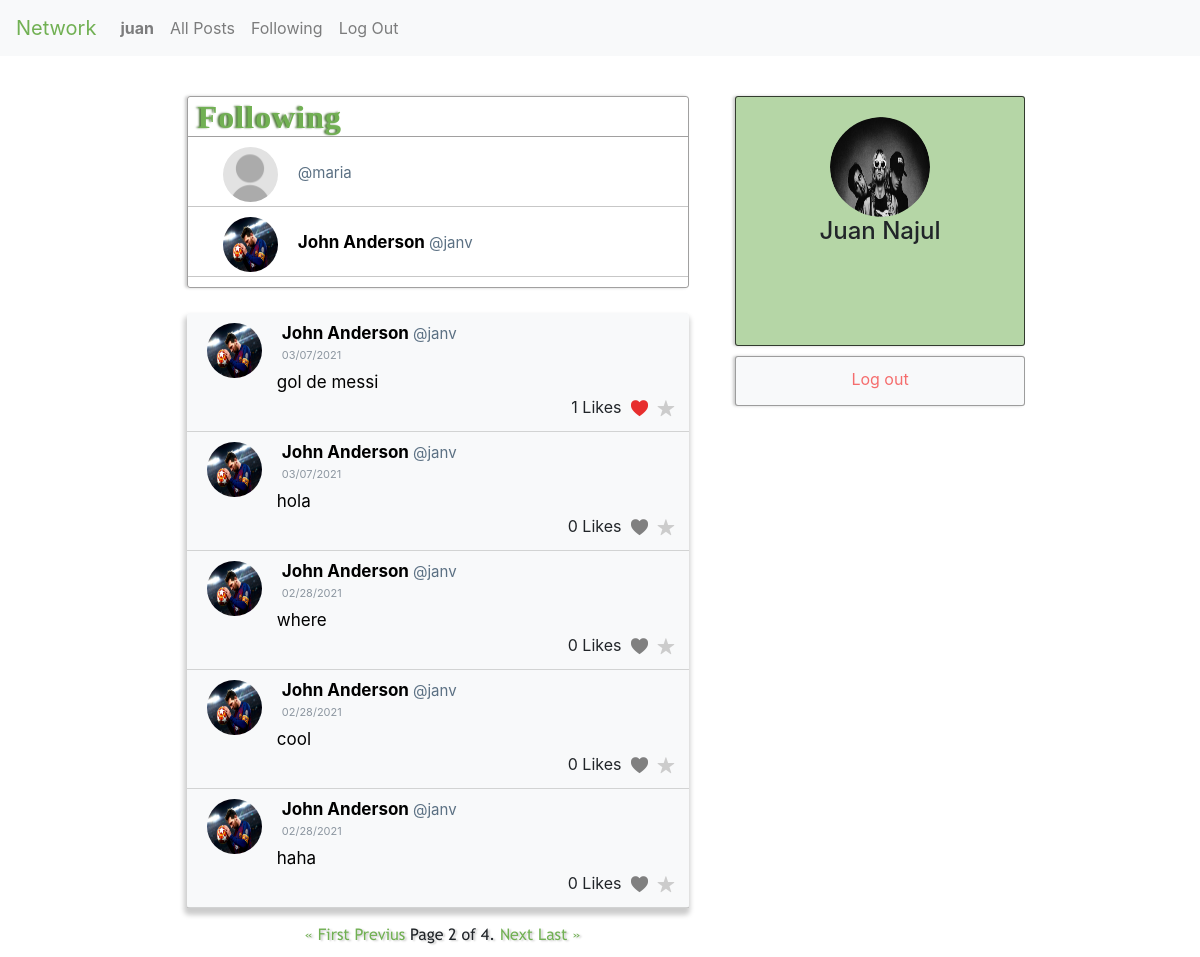
Screenshot of /following?page=2 (signed in) with the database file from the repository.
### network/models.py (models this page shows, shortened)
class User(AbstractUser):
    profile_image = models.ImageField(default='../static/network/img/defaultprofile.jpg', verbose_name='user_photo', upload_to='profile_img')
    pass

class Post(models.Model):
    content = models.CharField(max_length=255)
    user = models.ForeignKey(User, on_delete=models.CASCADE, related_name="author")
    likes = models.ManyToManyField(User, related_name="post_likes", null=True,blank=True)
    created_at = models.DateTimeField(auto_now_add=True)

### network/views.py (the view)
# urls.py: path("following", views.following_page, name="following"),
@login_required(login_url='login')
def following_page(request):
    user = request.user
    current_user = get_object_or_404(User, username=user.username)
    follower_user = Profile.objects.filter(follower=current_user)
    all_posts = Post.objects.all().order_by("-id")
    posts = []
    users_following = []
    for i in all_posts:
        for follower in follower_user:
            if follower.followed == i.user:
                posts.append(i)
                if i.user not in users_following:
                    users_following.append(i.user)
    paginator = Paginator(posts, 5)
    page_number = request.GET.get('page')
    page_obj = paginator.get_page(page_number)
    return render(request, "network/following.html", {
        "posts" : page_obj,
        "current_user": current_user,
        "users_following": users_following
    })

### network/templates/network/following.html (shortened to what this page needs)
{% extends 'network/layout.html' %}
{% load static %}
{% block body %}
<section class="content">
    {% if user.is_authenticated %}
    <div id="post-content">
        <div class="container">
            <div class="row">
                <div id="users-following" class="col-12">
                    <div id="users-following-title">
                        <h2>Following</h2>
                    </div>
                    <div class="users-following-container">
                        {% for user in users_following %}
                        <div class="user-following-container col-12">
                            <div class="posts">
                                <div class="row">
                                    <div class="post-photo" class="col-2">
                                        <a href="{% url 'profile' username=user.username %}">
                                            <img src="{{user.profile_image.url}}" alt="" />
                                        </a>
                                    </div>
                                    <div class="post-name col-8">
                                        <a href="{% url 'profile' username=user.username %}">
                                            <h6>{{user.first_name}} {{user.last_name}} <span class="post-username">@{{user.username}}</span></h6>
                                        </a>
                                    </div>
                                </div>
                            </div>
                        </div>
                        {% endfor %}
                    </div>
                </div>
            </div>
        </div>
    </div>
    {% endif %}
    <div id="profile-content">
        <div class="container">
            <div class="row">
                <aside id="profile-space" class="col-10">
                    {% if request.user.is_authenticated %}
                    <div class="row">
                        <div class="profile-photo">
                            <a href="{% url 'profile' username=current_user.username %}">
                                <img src="{{current_user.profile_image.url}}" alt="">
                            </a>
                        </div>
                    </div>
                    <div class="row">
                        <div class="profile-name">
                            {% if current_user.first_name|length >= 1 and current_user.last_name|length >= 1 %}
                            <h4>{{current_user.first_name}} {{current_user.last_name}}</h4>
                            {% else %}
                            <h4>@{{current_user.username}}</h4>
                            {% endif %}
                        </div>
                    </div>
                    {% endif %}
                </aside>
            </div>
            {% if request.user.is_authenticated %}
            <div class="row">
                <aside id="aside-logout" class="col-10">
                    <a href="{% url 'logout' %}">Log out</a>
                </aside>
            </div>
            {% endif %}
        </div>
    </div>
    <div id="published-content">
        <div class="container">
            <div class="row">
                <div id="published-post" class="col-12">
                    {% for post in posts%}
                    <div class="posts">
                        <div class="row">
                            <div class="post-photo" class="col-2">
                                <a href="{% url 'profile' username=post.user %}">
                                    <img src="{{post.user.profile_image.url}}" alt="" />
                                </a>
                            </div>
                            <div class="post-name col-6">
                                <a href="{% url 'profile' username=post.user %}">
                                    <h6>{{post.user.first_name}} {{post.user.last_name}} <span class="post-username">@{{post.user.username}}</span></h6>
                                </a>
                            </div>
                        </div>
                        <div class="row">
                            <p class="post-date col-12">{{post.created_at|date:"SHORT_DATE_FORMAT"}}</p>
                        </div>
                        <div class="row">
                            <p class="post-content col-12">{{post.content|linebreaksbr}}</p>
                        </div>
                        <div class="row">
                            <div class="post-buttons col-12">
                                <span class="num-likes id_num_likes{{post.id}}">{{post.likes.count}} Likes</span>
                                {% if request.user.is_authenticated %}
                                <span class="{% if request.user in post.likes.all %}in-like-post{% else %}like-post{% endif %} id_color_like{{post.id}}">
                                    <a id="like-post-link" data-postid="{{ post.id }}">N</a>
                                </span>
                                <span class="fav-post"><a href="">R</a></span>
                                {% endif %}
                            </div>
                        </div>
                    </div>
                    {% endfor %}
                </div>
                <div class="pagination">
                    <div id="pagination-content">
                        <span class="step-links">
                        {% if posts.has_previous %}
                            <a href="?page=1">&laquo; First</a>
                            <a href="?page={{ posts.previus_page_number }}">Previus</a>
                        {% endif %}
                        <span class="current">
                            Page {{ posts.number }} of {{ posts.paginator.num_pages }}.
                        </span>
                        {% if posts.has_next %}
                            <a href="?page={{ posts.next_page_number }}">Next</a>
                            <a href="?page={{ posts.paginator.num_pages }}">Last &raquo;</a>
                        {% endif %}
                    </span>
                    </div>
                </div>
            </div>
        </div>
    </div>
</section>
{% endblock %}

### network/templates/network/layout.html (shortened to what this page needs)
{% load static %}
<!DOCTYPE html>
<html lang="en">
    <head>
        <link rel="stylesheet" href="https://stackpath.bootstrapcdn.com/bootstrap/4.4.1/css/bootstrap.min.css">
        <link href="{% static 'network/styles.css' %}" rel="stylesheet">
    </head>
    <body>
        <nav class="navbar navbar-expand-lg navbar-light bg-light">
            <a class="navbar-brand" id="logo-title" href="{% url 'index' %}">Network</a>
            <div>
              <ul class="navbar-nav mr-auto">
                {% if user.is_authenticated %}
                    <li class="nav-item">
                        <a class="nav-link" href="{% url 'profile' username=request.user.username %}"><strong id="username_for_like">{{ user.username }}</strong></a>
                    </li>
                {% endif %}
                <li class="nav-item">
                  <a class="nav-link" href="{% url 'index' %}">All Posts</a>
                </li>
                {% if user.is_authenticated %}
                    <li class="nav-item">
                        <a class="nav-link" href="{% url 'following' %}">Following</a>
                    </li>
                    <li class="nav-item">
                        <a class="nav-link" href="{% url 'logout' %}">Log Out</a>
                    </li>
                {% endif %}
              </ul>
            </div>
        </nav>
        <div class="body">
            {% block body %}
            {% endblock %}
        </div>
    </body>
</html>

### network/static/network/styles.css (style rules this page uses)
* { margin: 0px; padding: 0px; }
#logo-title { color: #71b053; }
.content { width: 72.2%; height: 90vh; margin: 0 auto; margin-top: 20px; }
#post-content { float: left; width: 58%; }
#profile-content { width: 29%; position: fixed; float: right; right: 13.5%; }
#create-post, #users-following { height: auto; padding: 0px; margin: 5px; margin-left: 20px; margin-top: 20px; border: 1px solid rgba(68, 67, 67, 0.5); border-radius: 3px; box-shadow: -2px 0px 3px #ccc; }
#post-title, #users-following-title { width: 100%; height: 40px; border-bottom: 1px solid rgba(68, 67, 67, 0.5); }
#post-title h2, #users-following-title h2 { color: #71b053; font-weight: bold; font-family: 'BebasNeue'; letter-spacing: 1px; margin-left: 10px; line-height: 40px; text-shadow: -2px 0px 2px #557c42; }
.users-following-container { width: 100%; height: 150px; overflow-y: scroll; overflow-x: hidden; transition: all 300ms; }
.user-following-container { width: 100%; height: 70px; margin: 0 auto; border-bottom: 1px solid rgba(0, 0, 0, 0.219); }
.users-following-container .post-name h6 { margin-top: 15px; }
#profile-space { float: right; height: 250px; margin: 5px; margin-left: 45px; margin-top: 20px; background: #70b05383; border: 1px solid rgba(3, 3, 3, 0.733); border-radius: 3px; box-shadow: -2px 0px 3px #ccc; }
::placeholder { color: grey; }
#profile-space .profile-photo { cursor: pointer; transition: all 400ms; }
#aside-logout { height: 50px; margin: 5px; margin-left: 45px; border: 1px solid rgba(68, 67, 67, 0.5); border-radius: 3px; background: #f8f9fa; box-shadow: -2px 0px 3px #ccc; text-align: center; line-height: 45px; transition: all 300ms; }
#aside-logout a { color: rgb(245, 109, 109); text-decoration-color: rgb(245, 109, 109); }
#published-content { display: block; float: left; width: 58%; }
#published-post, #profile-published-post { margin: 0 auto; padding: 0; margin-top: 20px; margin-left: 20px; border-radius: 3px; background: #f8f9fa; box-shadow: -1px 5px 5px 2px #ccc; }
.posts { width: 100%; margin-top: 0px; border-bottom: 1px solid rgba(173, 173, 173, 0.5); transition: all 300ms; }
.user-following-container .posts { border-bottom: 0px; }
.posts .post-name, .posts .post-date, .posts .post-content, .posts .post-photo { padding-left: 10px; padding-top: 10px; }
.posts .post-photo { width: 55px; height: 55px; margin-top: 10px; margin-left: 35px; border-radius: 50%; overflow: hidden; transition: all 300ms; }
.posts .post-photo img { width: 60px; height: 60px; margin-top: -13.5px; margin-left: -13px; border-radius: 50%; transition: all 300ms; }
.post-name { margin-left: 10px; font-family: -apple-system, BlinkMacSystemFont, 'Segoe UI', Roboto, Oxygen, Ubuntu, Cantarell, 'Open Sans', 'Helvetica Neue', sans-serif; }
.post-name a h6 { color: black; font-weight: bold; font-size: 17px; }
.post-name a { transition: all 100ms; }
.post-name span { font-weight:normal; font-size: 15px; color: rgb(91, 112, 131); }
.post-date { margin-top: -41px; margin-left: 100px; color: rgb(140, 150, 160); font-size: 11px; font-weight: normal; }
.post-content { margin-left: 95px; margin-top: -20px; margin-bottom: 0px; padding-right: 140px; color: black; font-size: 17px; }
.post-buttons { text-align: right; margin-bottom: 10px; }
.like-post, .fav-post, .num-likes, .edit-post-link, .in-like-post { margin-right: 15px; margin-left: -10px; }
.like-post a { font-family:'icons'; text-decoration: none; color: grey; transition: all 400ms; }
.in-like-post a { font-family:'icons'; text-decoration: none; color: rgba(228, 13, 13, 0.863); transition: all 400ms; }
.fav-post a { font-family:'icons'; text-decoration: none; color: #ccc; transition: all 300ms; }
.pagination { width: 100%; margin: 10px; margin-left: 59px; margin-top: 15px; text-align: center; cursor: pointer; }
#pagination-content { width: 100%; font-family: 'TrebuchetMS'; font-size: 16px; text-shadow: 2px 1px 2px #ccc; }
#pagination-content a { text-decoration: none; color: #71b053; transition: all 600ms; }
.profile-photo { width: 100px; height: 100px; margin: 0 auto; margin-top: 20px; border-radius: 50%; overflow: hidden; }
.profile-photo img { width: 105px; height:100px; padding-right: 5px; border-radius: 50%; }
.profile-name, .profile-username, .profile-user-info, .follow-button, .edit-profile-button, .unfollow-button { width: 100%; margin: 0 auto; text-align: center; }

### rows the page displays
User: username "juan", profile_image (picture), first_name "Juan", last_name "Najul"
User: profile_image (placeholder picture), username "maria"
User: profile_image (picture), first_name "John", last_name "Anderson", username "janv"
Post: user.profile_image (picture), user.first_name "John", user.last_name "Anderson", user.username "janv", created_at "03/07/2021", content "gol de messi", likes.count "1"
Post: user.profile_image (picture), user.first_name "John", user.last_name "Anderson", user.username "janv", created_at "03/07/2021", content "hola", likes.count "0"
Post: user.profile_image (picture), user.first_name "John", user.last_name "Anderson", user.username "janv", created_at "02/28/2021", content "where", likes.count "0"
Post: user.profile_image (picture), user.first_name "John", user.last_name "Anderson", user.username "janv", created_at "02/28/2021", content "cool", likes.count "0"
Post: user.profile_image (picture), user.first_name "John", user.last_name "Anderson", user.username "janv", created_at "02/28/2021", content "haha", likes.count "0"

### other values shown
{{ posts.number }} "2"
{{ posts.paginator.num_pages }} "4"
